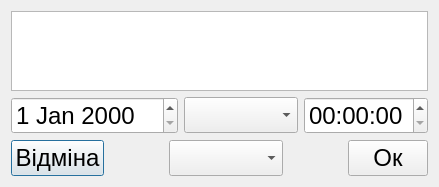
<?xml version="1.0" encoding="UTF-8"?>
<ui version="4.0">
 <class>Task</class>
 <widget class="QDialog" name="Task">
  <property name="geometry">
   <rect>
    <x>0</x>
    <y>0</y>
    <width>418</width>
    <height>187</height>
   </rect>
  </property>
  <property name="font">
   <font>
    <pointsize>18</pointsize>
   </font>
  </property>
  <property name="windowTitle">
   <string>Dialog</string>
  </property>
  <layout class="QVBoxLayout" name="verticalLayout">
   <item>
    <widget class="QTextEdit" name="mainTextEdit"/>
   </item>
   <item>
    <layout class="QHBoxLayout" name="horizontalLayout">
     <item>
      <widget class="QDateEdit" name="dateEdit"/>
     </item>
     <item>
      <widget class="QComboBox" name="priorityBox"/>
     </item>
     <item>
      <widget class="QTimeEdit" name="timeEdit"/>
     </item>
    </layout>
   </item>
   <item>
    <layout class="QHBoxLayout" name="horizontalLayout_2">
     <item>
      <widget class="QPushButton" name="cancelButton">
       <property name="text">
        <string>Відміна</string>
       </property>
      </widget>
     </item>
     <item>
      <spacer name="horizontalSpacer_2">
       <property name="orientation">
        <enum>Qt::Horizontal</enum>
       </property>
       <property name="sizeHint" stdset="0">
        <size>
         <width>40</width>
         <height>20</height>
        </size>
       </property>
      </spacer>
     </item>
     <item>
      <widget class="QComboBox" name="containerBox">
       <property name="sizePolicy">
        <sizepolicy hsizetype="Preferred" vsizetype="Fixed">
         <horstretch>0</horstretch>
         <verstretch>0</verstretch>
        </sizepolicy>
       </property>
      </widget>
     </item>
     <item>
      <spacer name="horizontalSpacer">
       <property name="orientation">
        <enum>Qt::Horizontal</enum>
       </property>
       <property name="sizeHint" stdset="0">
        <size>
         <width>40</width>
         <height>20</height>
        </size>
       </property>
      </spacer>
     </item>
     <item>
      <widget class="QPushButton" name="okButton">
       <property name="text">
        <string>Ок</string>
       </property>
      </widget>
     </item>
    </layout>
   </item>
  </layout>
 </widget>
 <resources/>
 <connections/>
</ui>
